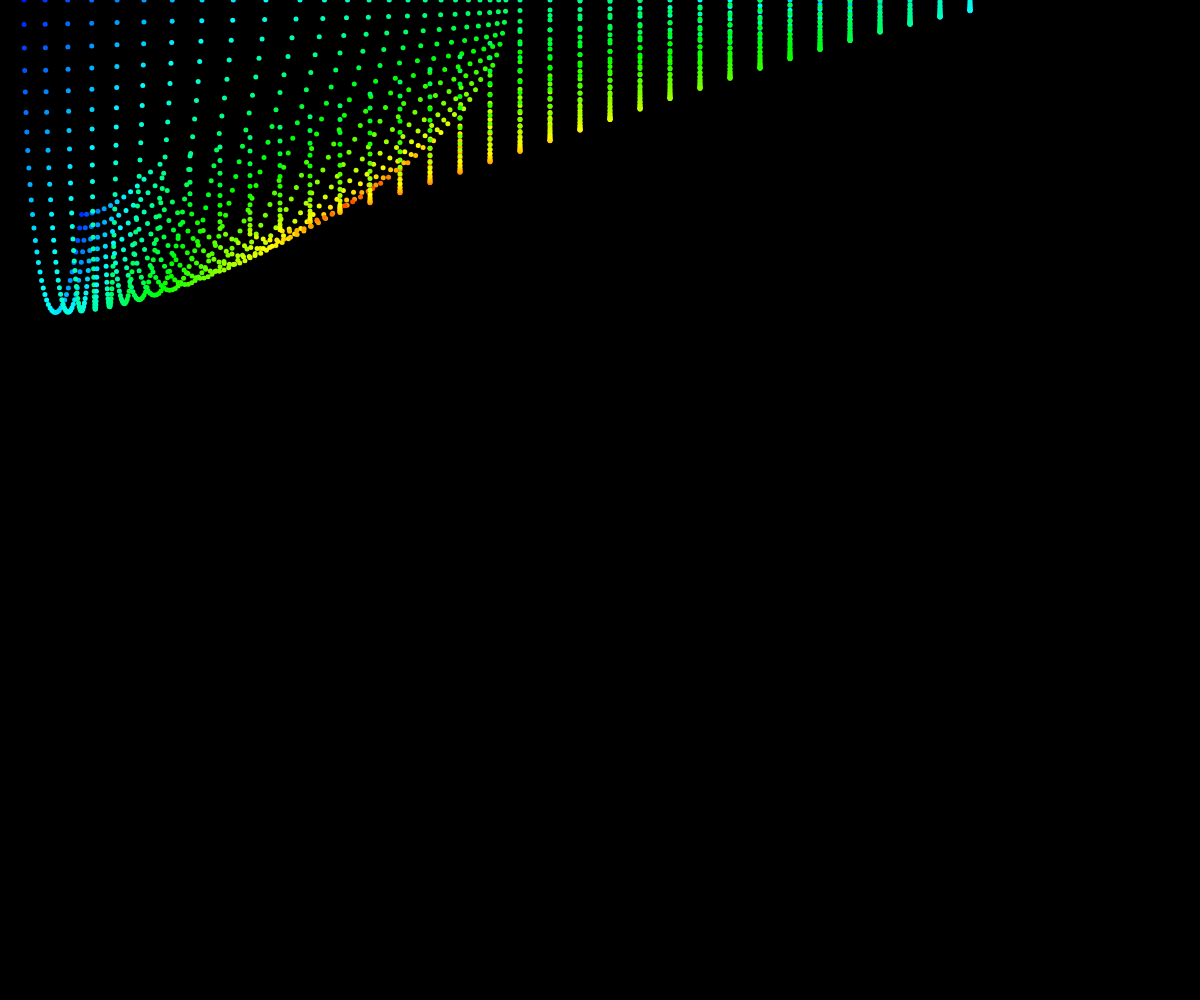
Frame 1 (no input)
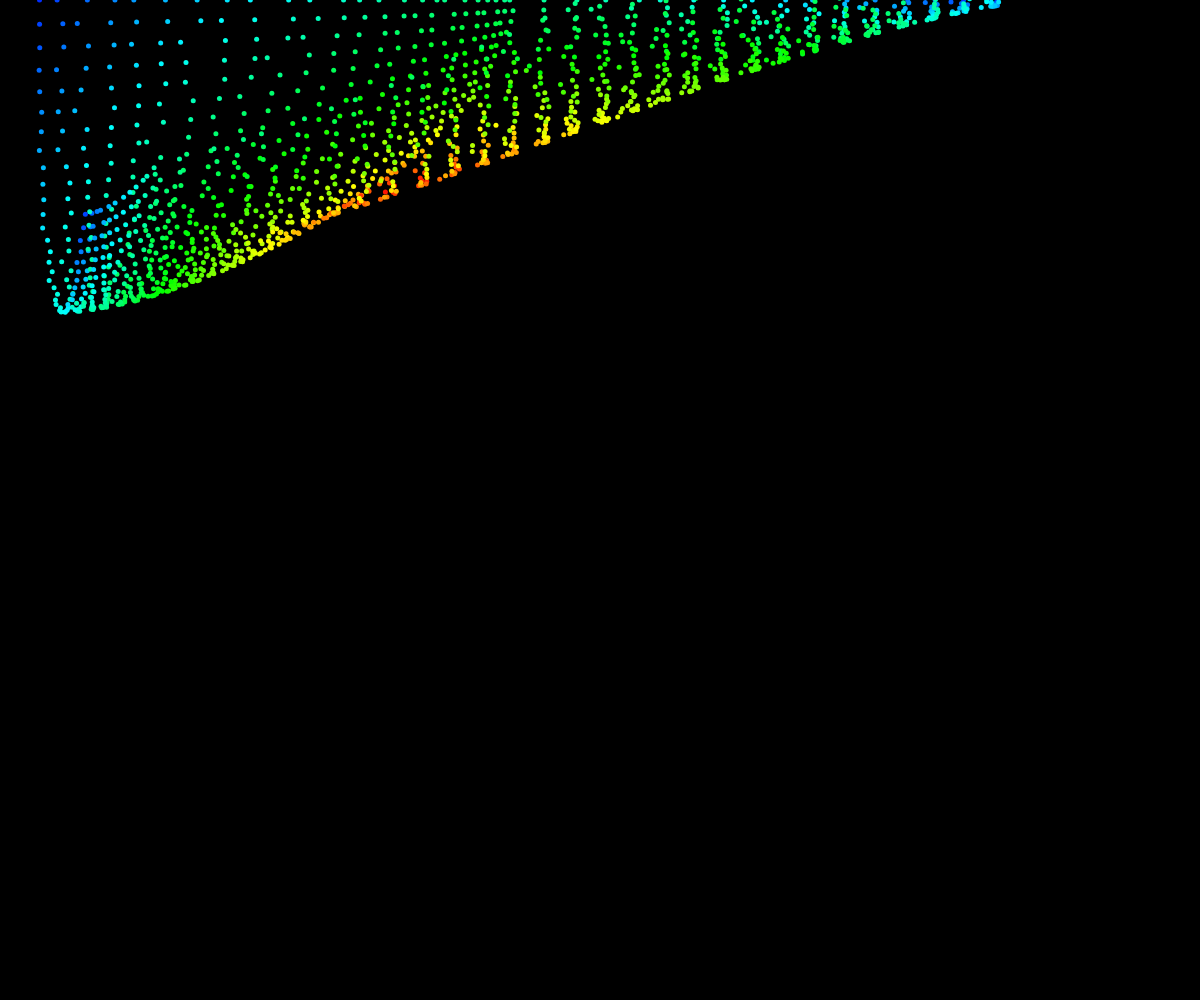
Frame 60 (no input)
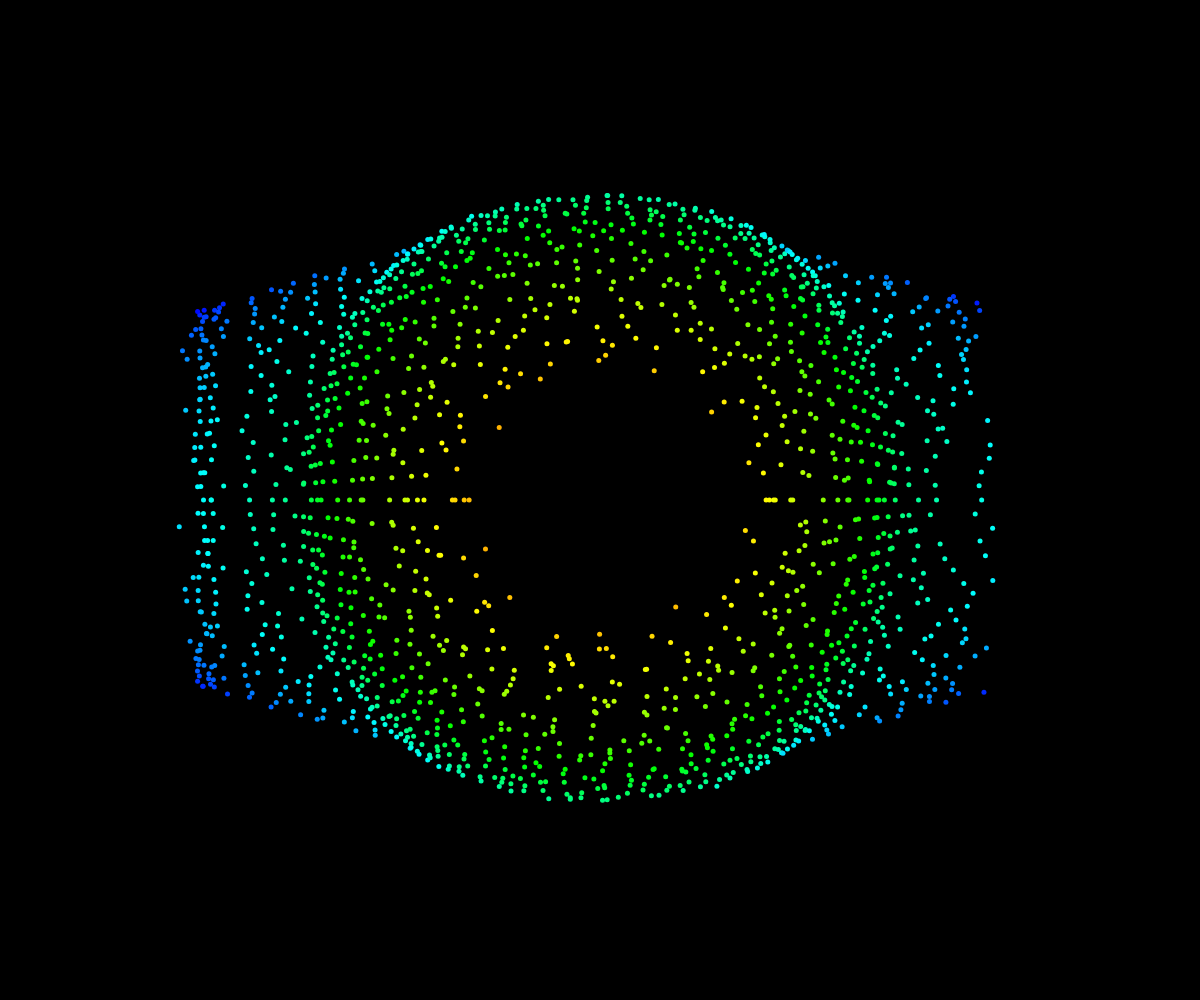
Frame 120 (the mouse pressed at the canvas centre since frame 60)

The p5.js sketch that drew these frames (run headless with seeded random() and noise() and a simulated clock; from frame 60 on, the mouse is pressed at the canvas centre):

// p5.js sketch
// ── sketch.js
//Author: Daniel Krajnak

var dots;

var p=.0008;
var numberOfRows=40;
var numberOfCollumns=40;

function setup() {
  colorMode(HSB, windowWidth, 100, 100);
  createCanvas(windowWidth, windowHeight);
 
  //Initialize grid of dots
  dots= new Array(numberOfRows*numberOfCollumns);
  
  var currentRow=0;
  var currentCollumn =0;
  var x;
  var y;
  for(var i=0; i<(numberOfRows*numberOfCollumns); i++) {
  	
    x= currentCollumn*(windowWidth/numberOfCollumns);
    y= currentRow*windowHeight/numberOfRows;
    dots[i] = new Springpoint(x, y, Math.random()*.05+.92, Math.random()*100+50, Math.random()*.5+.5);
    currentRow++;
    if (currentRow==numberOfRows) {
      currentRow=0;
      currentCollumn++;
    }
  }
}

function draw() {
	//Make background black.
  background(0, 0, 0);
  noStroke();
  for (var i=0; i< (numberOfRows*numberOfCollumns); i++) {
   
    //format: fill(hue, saturation, brightness);
    //the code: fill(distance from center, max saturation, max brightness);
    fill(sqrt(pow(windowWidth/2-dots[i].getXvalue(), 2)+pow(windowHeight/2-dots[i].getYvalue(), 2)),100,100);
    
    //Ok, I'm going to be honest with you, this was one of the first programs
    //I made, and I coded it poorly and as a result.  I could fix most of it, but
    //I have no idea how this part actually works.
    ellipse(constrain(dots[i].getXvalue()+(constrain(mouseX, 100, windowWidth-100)-dots[i].getXvalue())*sqrt(pow(constrain(mouseX, 300, 900)-dots[i].getXvalue(), 2)+pow(mouseY-dots[i].getYvalue(), 2))*p, dots[i].getXvalue()-200, dots[i].getXvalue()+200), dots[i].getYvalue()+(mouseY-dots[i].getYvalue())*sqrt(pow(mouseX-dots[i].getXvalue(), 2)+pow(mouseY-dots[i].getYvalue(), 2))*p, 5, 5);
    
    dots[i].update();
    //Move the dots across the page
    if (mouseX<=windowWidth/2) {
      dots[i].setXAnchor(dots[i].getXAnchor()+1);
      if(dots[i].getXAnchor()>windowWidth){
      	dots[i].setXAnchor(0);
      	dots[i].setXValue(0);
      }
    } else {
      dots[i].setXAnchor(dots[i].getXAnchor()-1);
      if (dots[i].getXAnchor()<=0) {
        dots[i].setXAnchor(windowWidth);
        dots[i].setXValue(windowWidth);
      }
    }
  }
  for(var i=0; i<(numberOfRows*numberOfCollumns); i++){
  	
  }

}
// ── springPoint.js
//Author: Daniel Krajnak
function Springpoint(x, y, d, m, k_in) {
 
  // Screen values 
  var xpos;
  var ypos;
  var tempxpos;
  var tempypos; 
  
  //Mouse forcefield variables
  var forcef;
  var forcefy;
  var forcefx;
  var counter = 1;
  Springpoint.prototype.timer = 400;
  Springpoint.pressed = false;
  Springpoint.prototype.mouseSpeeds = new Array();

  // Spring simulation constants 
  var mass;       // Mass 
  var k;    // Spring constant 
  var damp;       // Damping 

  // Spring simulation variables 
  var velx = 0.0;   // X Velocity 
  var vely = 0.0;   // Y Velocity 
  var accel = 0;    // Acceleration 
  var force = 0;    // Force 

  //Initialization
  xpos = tempxpos = x; 
  ypos = tempypos = y;
  damp = d; 
  mass = m; 
  k = k_in;
  
  var distance = function(){
    var dis = sqrt(sq(tempxpos-mouseX)+sq(tempypos-mouseY));
    if(dis != 0){
    return dis
    }
    else{
      return 0.00001;
    }
  }
  
  this.display = function() {
    ellipse(tempxpos, tempypos, 50, 50);
  }
  

  Springpoint.prototype.mouseSpeed = function(){
    Springpoint.prototype.mouseSpeeds[frameCount%4]= sqrt(sq(mouseX-pmouseX)+
    sq(mouseY-pmouseY)); 
    //Calculate sum of array
    var mouseSum= Springpoint.prototype.mouseSpeeds.reduce(function(sum, a) {
      return sum + a },0);
    return mouseSum;
  }
  
  
  this.update = function(){
  var mouseSum = Springpoint.prototype.mouseSpeed();
  
  if(Springpoint.prototype.pressed){
  	counter *= 1.4;
    //Mouse exerts force outward which inversely varies by distance.
    //counter added to eliminate the shapes snapping back into place too quickly
    forcef=Math.min(counter,2000)/distance();
    
    //points are held in place by "springs" so f=-ky
    forcefy = (mouseY-tempypos)*forcef/distance(); //force in y direction
    accel = -forcefy/mass;
    vely = damp * (vely + accel);
    tempypos = tempypos + vely;
    //tempypos = -forcefy/k +ypos; //Update position f=-k(y1-y2) == y1=-f/k+y2 
    
    forcefx = (mouseX-tempxpos)*forcef/distance(); //force in x direction
    accel = -forcefx/mass;
    velx = damp * (velx + accel);
    tempxpos = tempxpos + velx;
    //tempxpos = -forcefx/k+xpos  //Update position f=-k(x1-x2) == x1=-f/k+x2
  }
  else{
    counter=10;
    force = -k * (tempypos - ypos);  // f=-ky 
    accel = (force)/mass;            // Set the acceleration, f=ma == a=f/m 
    vely = damp * (vely + accel);    // Set the velocity 
    tempypos = tempypos + vely;      // Updated position 
    
    
    force = -k * (tempxpos - xpos);  // f=-ky 
    accel = (force) / mass;          // Set the acceleration, f=ma == a=f/m 
    velx = damp * (velx + accel);    // Set the velocity 
    tempxpos = tempxpos + velx;      // Update position


  }
  }
 
  Springpoint.prototype.press = function(){
    Springpoint.prototype.pressed = true;
  
  } 
  
  Springpoint.prototype.release = function(){
    Springpoint.prototype.pressed = false;
  }
  
  this.getXvalue = function(){
    return tempxpos;
  }
  
  this.getYvalue = function(){
    return tempypos;
  }
  
  this.setXValue = function(x){
  	tempxpos = x;
  }
  
  this.setYvalue = function(y){
  	tempypos = y;
  }
  
  this.setXAnchor = function(x){
  	xpos = x;
  }
  
  this.setYAnchor = function(y){
  	ypos = y;
  }
  
  this.getXAnchor = function(){
  	return xpos;
  }
  
  this.getYAnchor = function(){
  	return ypos;
  }

}

function mousePressed(){
  Springpoint.prototype.press();
  return false;

}

function mouseReleased(){
  Springpoint.prototype.release();
  return false;
}

function mouseOut(){
  Springpoint.prototype.press();
  return false;
}

function mouseOver(){
  Springpoint.prototype.release();
  return false;
}
